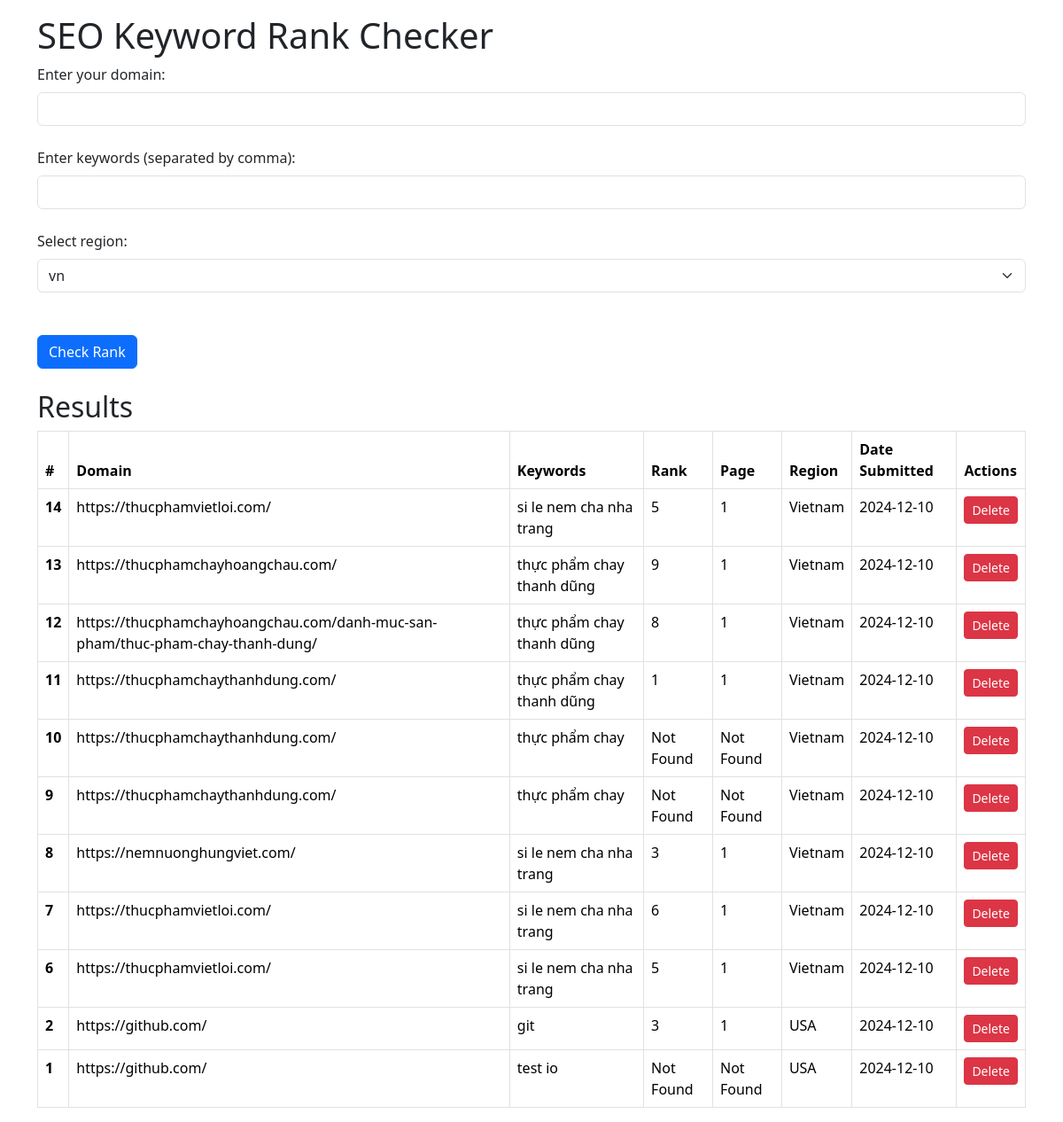
The page / on the database its author committed.
### models.py (models this page shows, shortened)
class User(db.Model):
    sno = db.Column(db.Integer, primary_key=True)
    domain = db.Column(db.String(2048), nullable=False)
    keywords = db.Column(db.String(200), nullable=False)
    rank = db.Column(db.Integer)
    page = db.Column(db.Integer)
    region = db.Column(db.String(10))
    date_submitted = db.Column(db.DateTime, default=datetime.utcnow)

### routes.py (the view)
    @app.route('/')
    def index():
        rows = User.query.order_by(User.date_submitted.desc()).all()
        no_data = len(rows) == 0
        return render_template('index.html', rows=rows, no_data=no_data)

### templates/index.html (shortened to what this page needs)
{% extends "base.html" %}
{% block content %}
<h1>SEO Keyword Rank Checker</h1>
<form action="/" method="POST">
    <label class="form-label" for="domain">Enter your domain:</label>
    <input class="form-control" type="text" id="domain" name="domain"><br>
    <label class="form-label" for="keywords">Enter keywords (separated by comma):</label>
    <input class="form-control" type="text" id="keywords" name="keywords"><br>
    <label class="form-label" for="region">Select region:</label><br>
    <select class="form-select" id="region" name="region">
        <option value="2">vn</option>
    </select><br><br>
    <input class="btn btn-primary" type="submit" value="Check Rank">
</form><br>
<h2>Results</h2>
{% if no_data %}
<p>No data available. Please submit a search to see results.</p>
{% else %}
<table class="table table-bordered">
    <thead>
        <tr>
            <th scope="col">#</th>
            <th scope="col">Domain</th>
            <th scope="col">Keywords</th>
            <th scope="col">Rank</th>
            <th scope="col">Page</th>
            <th scope="col">Region</th>
            <th scope="col">Date Submitted</th>
            <th scope="col">Actions</th>
        </tr>
    </thead>
    <tbody>
        {% for row in rows %}
        <tr>
            <th scope="row">{{ row.sno }}</th>
            <td>{{ row.domain }}</td>
            <td>{{ row.keywords }}</td>
            <td>{{ row.rank }}</td>
            <td>{{ row.page }}</td>
            <td>{{ row.region }}</td>
            <td>{{ row.date_submitted.strftime('%Y-%m-%d') }}</td>
            <td>
                <form action="{{ url_for('delete_entry', sno=row.sno) }}" method="post">
                    <button type="submit" class="btn btn-danger btn-sm">Delete</button>
                </form>
            </td>
        </tr>
        {% endfor %}
    </tbody>
</table>
{% endif %}
{% endblock%}

### templates/base.html (shortened to what this page needs)
<!DOCTYPE html>
<html lang="en">
<head>
    <link href="https://cdn.jsdelivr.net/npm/bootstrap@5.3.2/dist/css/bootstrap.min.css" rel="stylesheet"
>
</head>
<body class="container my-3">
    {% block content %}
    {% endblock %}
</body>
</html>

### rows shown on the page
User: sno "14", domain "https://thucphamvietloi.com/", keywords "si le nem cha nha trang", rank "5", page "1", region "Vietnam", date_submitted "2024-12-10"
User: sno "13", domain "https://thucphamchayhoangchau.com/", keywords "thực phẩm chay thanh dũng", rank "9", page "1", region "Vietnam", date_submitted "2024-12-10"
User: sno "12", domain "https://thucphamchayhoangchau.com/danh-muc-san-pham/thuc-pham-chay-thanh-dung/", keywords "thực phẩm chay thanh dũng", rank "8", page "1", region "Vietnam", date_submitted "2024-12-10"
User: sno "11", domain "https://thucphamchaythanhdung.com/", keywords "thực phẩm chay thanh dũng", rank "1", page "1", region "Vietnam", date_submitted "2024-12-10"
User: sno "10", domain "https://thucphamchaythanhdung.com/", keywords "thực phẩm chay", rank "Not Found", page "Not Found", region "Vietnam", date_submitted "2024-12-10"
User: sno "9", domain "https://thucphamchaythanhdung.com/", keywords "thực phẩm chay", rank "Not Found", page "Not Found", region "Vietnam", date_submitted "2024-12-10"
User: sno "8", domain "https://nemnuonghungviet.com/", keywords "si le nem cha nha trang", rank "3", page "1", region "Vietnam", date_submitted "2024-12-10"
User: sno "7", domain "https://thucphamvietloi.com/", keywords "si le nem cha nha trang", rank "6", page "1", region "Vietnam", date_submitted "2024-12-10"
User: sno "6", domain "https://thucphamvietloi.com/", keywords "si le nem cha nha trang", rank "5", page "1", region "Vietnam", date_submitted "2024-12-10"
User: sno "2", domain "https://github.com/", keywords "git", rank "3", page "1", region "USA", date_submitted "2024-12-10"
User: sno "1", domain "https://github.com/", keywords "test io", rank "Not Found", page "Not Found", region "USA", date_submitted "2024-12-10"
